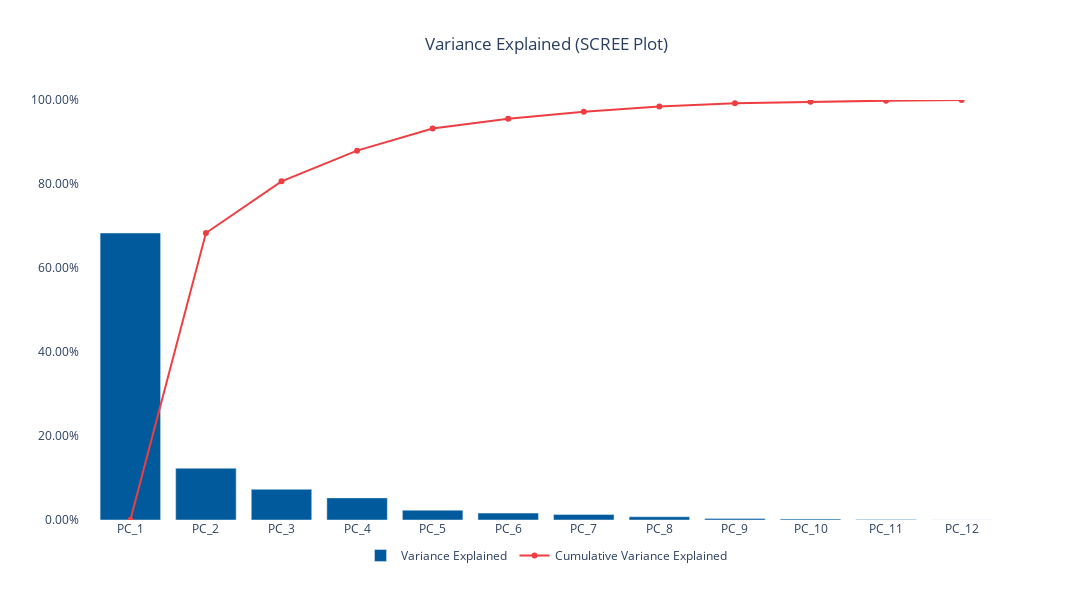
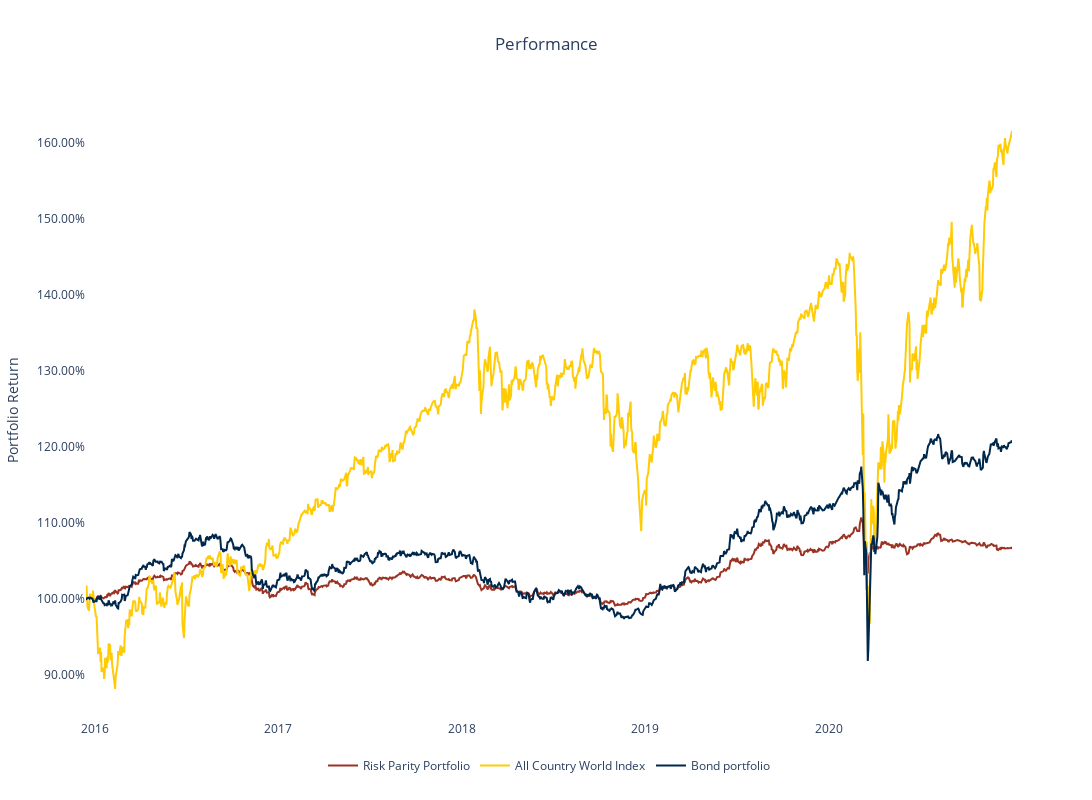
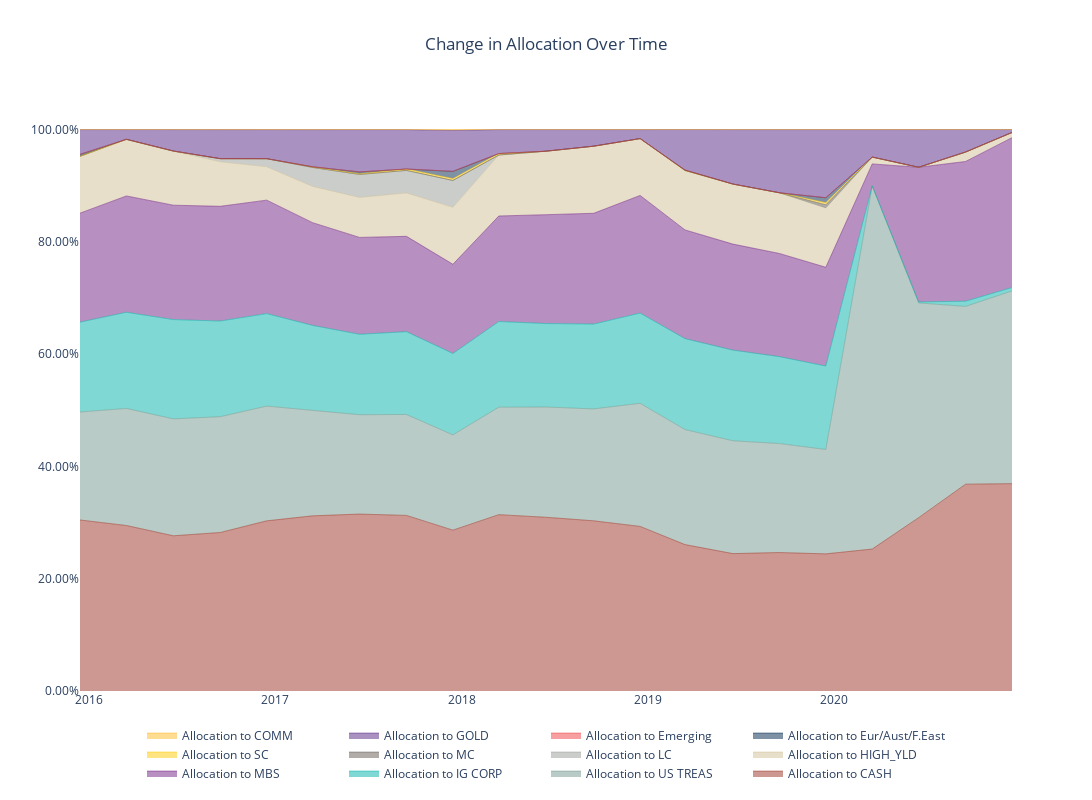

Notebook source saved alongside these figures, in order:
### Code cell
pca, port_df, bets = MADS_MS2_A(dates)

### Figure 1 — Plotly figure (JSON) as saved in the notebook; plotly's stock layout.template omitted (floating-point values rounded to 4 significant figures)
{"data": [{"marker": {"color": "#005A9C"}, "name": "Variance Explained ", "type": "bar", "x": ["PC_1", "PC_2", "PC_3", "PC_4", "PC_5", "PC_6", "PC_7", "PC_8", "PC_9", "PC_10", "PC_11", "PC_12", "PC_13", "PC_14", "PC_15", "PC_16", "PC_17", "PC_18", "PC_19", "PC_20"], "y": [0.6833, 0.1231, 0.073, 0.05265, 0.02328, 0.01638, 0.01294, 0.007727, 0.003706, 0.002388, 0.00135, 0.000158]}, {"marker": {"color": "#EF3E42"}, "mode": "markers+lines", "name": "Cumulative Variance Explained", "type": "scatter", "x": ["PC_1", "PC_2", "PC_3", "PC_4", "PC_5", "PC_6", "PC_7", "PC_8", "PC_9", "PC_10", "PC_11", "PC_12", "PC_13", "PC_14", "PC_15", "PC_16", "PC_17", "PC_18", "PC_19", "PC_20"], "y": [0, 0.6833, 0.8064, 0.8794, 0.9321, 0.9553, 0.9717, 0.9847, 0.9924, 0.9961, 0.9985, 0.9998]}], "layout": {"height": 600, "legend": {"orientation": "h", "x": 0.5, "xanchor": "center", "y": -0.05, "yanchor": "top"}, "paper_bgcolor": "white", "plot_bgcolor": "white", "title": {"text": "Variance Explained (SCREE Plot)", "x": 0.5}, "width": 1200, "xaxis": {"autorange": true, "range": [-0.6605, 11.66], "type": "category"}, "yaxis": {"range": [0, 1], "tickformat": ".2%", "type": "linear"}}}

### Figure 2 — Plotly figure (JSON) as saved in the notebook; plotly's stock layout.template omitted (floating-point values rounded to 4 significant figures; data arrays with more than 128 entries replaced by an {"elided": "..."} marker saying what was removed)
{"data": [{"line": {"color": "#9A3324"}, "name": "Risk Parity Portfolio", "type": "scatter", "x": {"elided": "1271 str values"}, "y": {"elided": "1271 float values"}}, {"line": {"color": "#FFCB05"}, "name": "All Country World Index", "type": "scatter", "x": {"elided": "1271 str values"}, "y": {"elided": "1271 float values"}}, {"line": {"color": "#00274C"}, "name": "Bond portfolio", "type": "scatter", "x": {"elided": "1271 str values"}, "y": {"elided": "1271 float values"}}], "layout": {"height": 800, "legend": {"orientation": "h", "x": 0.5, "xanchor": "center", "y": -0.05, "yanchor": "top"}, "paper_bgcolor": "white", "plot_bgcolor": "white", "title": {"text": "Performance", "x": 0.5}, "width": 1200, "xaxis": {"autorange": true, "range": ["2015-12-15", "2020-12-31"], "type": "date"}, "yaxis": {"autorange": true, "range": [0.8409, 1.656], "tickformat": ".2%", "title": {"text": "Portfolio Return"}, "type": "linear"}}}

### Figure 3 — Plotly figure (JSON) as saved in the notebook; plotly's stock layout.template omitted (floating-point values rounded to 4 significant figures)
{"data": [{"line": {"color": "#9A3324", "width": 0.5}, "name": "Allocation to CASH", "stackgroup": "one", "type": "scatter", "x": ["2015-12-15", "2016-03-15", "2016-06-15", "2016-09-15", "2016-12-15", "2017-03-15", "2017-06-15", "2017-09-15", "2017-12-15", "2018-03-15", "2018-06-15", "2018-09-17", "2018-12-17", "2019-03-15", "2019-06-17", "2019-09-16", "2019-12-16", "2020-03-16", "2020-06-15", "2020-09-15", "2020-12-15"], "y": [0.3046, 0.2948, 0.2765, 0.2823, 0.3031, 0.312, 0.3151, 0.3128, 0.2865, 0.3141, 0.3095, 0.3031, 0.2931, 0.2608, 0.2447, 0.2467, 0.2442, 0.2528, 0.3088, 0.3684, 0.3693]}, {"line": {"color": "#75988d", "width": 0.5}, "name": "Allocation to US TREAS", "stackgroup": "one", "type": "scatter", "x": ["2015-12-15", "2016-03-15", "2016-06-15", "2016-09-15", "2016-12-15", "2017-03-15", "2017-06-15", "2017-09-15", "2017-12-15", "2018-03-15", "2018-06-15", "2018-09-17", "2018-12-17", "2019-03-15", "2019-06-17", "2019-09-16", "2019-12-16", "2020-03-16", "2020-06-15", "2020-09-15", "2020-12-15"], "y": [0.1924, 0.2085, 0.2082, 0.2062, 0.2044, 0.1879, 0.1769, 0.1797, 0.1697, 0.1914, 0.1963, 0.1993, 0.2193, 0.2049, 0.201, 0.1941, 0.1859, 0.6464, 0.3824, 0.3166, 0.3433]}, {"line": {"color": "#00B2A9", "width": 0.5}, "name": "Allocation to IG CORP", "stackgroup": "one", "type": "scatter", "x": ["2015-12-15", "2016-03-15", "2016-06-15", "2016-09-15", "2016-12-15", "2017-03-15", "2017-06-15", "2017-09-15", "2017-12-15", "2018-03-15", "2018-06-15", "2018-09-17", "2018-12-17", "2019-03-15", "2019-06-17", "2019-09-16", "2019-12-16", "2020-03-16", "2020-06-15", "2020-09-15", "2020-12-15"], "y": [0.16, 0.1713, 0.1768, 0.1703, 0.1647, 0.1513, 0.1433, 0.1475, 0.1449, 0.1526, 0.1486, 0.1511, 0.1606, 0.1619, 0.1615, 0.1548, 0.1486, 0.0006318, 0.001771, 0.009266, 0.005932]}, {"line": {"color": "#702082", "width": 0.5}, "name": "Allocation to MBS", "stackgroup": "one", "type": "scatter", "x": ["2015-12-15", "2016-03-15", "2016-06-15", "2016-09-15", "2016-12-15", "2017-03-15", "2017-06-15", "2017-09-15", "2017-12-15", "2018-03-15", "2018-06-15", "2018-09-17", "2018-12-17", "2019-03-15", "2019-06-17", "2019-09-16", "2019-12-16", "2020-03-16", "2020-06-15", "2020-09-15", "2020-12-15"], "y": [0.1941, 0.2072, 0.2038, 0.2044, 0.2021, 0.183, 0.1726, 0.1698, 0.1589, 0.1879, 0.1939, 0.1973, 0.2096, 0.1937, 0.1888, 0.1837, 0.1759, 0.03894, 0.2399, 0.2489, 0.267]}, {"line": {"color": "#CFC096", "width": 0.5}, "name": "Allocation to HIGH_YLD", "stackgroup": "one", "type": "scatter", "x": ["2015-12-15", "2016-03-15", "2016-06-15", "2016-09-15", "2016-12-15", "2017-03-15", "2017-06-15", "2017-09-15", "2017-12-15", "2018-03-15", "2018-06-15", "2018-09-17", "2018-12-17", "2019-03-15", "2019-06-17", "2019-09-16", "2019-12-16", "2020-03-16", "2020-06-15", "2020-09-15", "2020-12-15"], "y": [0.1012, 0.1008, 0.09634, 0.07922, 0.05942, 0.06453, 0.07122, 0.0773, 0.1014, 0.1086, 0.1131, 0.1195, 0.1013, 0.1059, 0.1068, 0.1081, 0.1059, 0.01219, 0, 0.01656, 0.009127]}, {"line": {"color": "#989C97", "width": 0.5}, "name": "Allocation to LC", "stackgroup": "one", "type": "scatter", "x": ["2015-12-15", "2016-03-15", "2016-06-15", "2016-09-15", "2016-12-15", "2017-03-15", "2017-06-15", "2017-09-15", "2017-12-15", "2018-03-15", "2018-06-15", "2018-09-17", "2018-12-17", "2019-03-15", "2019-06-17", "2019-09-16", "2019-12-16", "2020-03-16", "2020-06-15", "2020-09-15", "2020-12-15"], "y": [0, 0, 0, 0.00564, 0.01442, 0.03382, 0.04095, 0.04006, 0.04796, 0, 0, 0, 0, 0, 2.907e-05, 5.4e-07, 0, 0, 0, 3e-07, 8.69e-06]}, {"line": {"color": "#655A52", "width": 0.5}, "name": "Allocation to MC", "stackgroup": "one", "type": "scatter", "x": ["2015-12-15", "2016-03-15", "2016-06-15", "2016-09-15", "2016-12-15", "2017-03-15", "2017-06-15", "2017-09-15", "2017-12-15", "2018-03-15", "2018-06-15", "2018-09-17", "2018-12-17", "2019-03-15", "2019-06-17", "2019-09-16", "2019-12-16", "2020-03-16", "2020-06-15", "2020-09-15", "2020-12-15"], "y": [0, 0, 0, 0, 0, 0, 0, 0.0001224, 0, 0, 0, 0, 0, 0, 2.42e-05, 4.4e-07, 0.005481, 0, 0, 9.541e-05, 1.259e-05]}, {"line": {"color": "#FFCB05", "width": 0.5}, "name": "Allocation to SC", "stackgroup": "one", "type": "scatter", "x": ["2015-12-15", "2016-03-15", "2016-06-15", "2016-09-15", "2016-12-15", "2017-03-15", "2017-06-15", "2017-09-15", "2017-12-15", "2018-03-15", "2018-06-15", "2018-09-17", "2018-12-17", "2019-03-15", "2019-06-17", "2019-09-16", "2019-12-16", "2020-03-16", "2020-06-15", "2020-09-15", "2020-12-15"], "y": [0, 0, 0, 0, 0, 0.001228, 0.0009613, 0.002403, 0.003155, 0.002532, 0, 0, 0, 0, 2.061e-05, 3.3e-07, 0.003658, 0, 0, 0.0002242, 1.18e-05]}, {"line": {"color": "#00274C", "width": 0.5}, "name": "Allocation to Eur/Aust/F.East", "stackgroup": "one", "type": "scatter", "x": ["2015-12-15", "2016-03-15", "2016-06-15", "2016-09-15", "2016-12-15", "2017-03-15", "2017-06-15", "2017-09-15", "2017-12-15", "2018-03-15", "2018-06-15", "2018-09-17", "2018-12-17", "2019-03-15", "2019-06-17", "2019-09-16", "2019-12-16", "2020-03-16", "2020-06-15", "2020-09-15", "2020-12-15"], "y": [0.00349, 0, 0.0001313, 0, 0, 0, 0.003494, 0, 0.013, 0, 0, 0, 0, 0.0007837, 1.425e-05, 5.9e-07, 0.008803, 0, 0, 3.2e-07, 1.069e-05]}, {"line": {"color": "#EF3E42", "width": 0.5}, "name": "Allocation to Emerging", "stackgroup": "one", "type": "scatter", "x": ["2015-12-15", "2016-03-15", "2016-06-15", "2016-09-15", "2016-12-15", "2017-03-15", "2017-06-15", "2017-09-15", "2017-12-15", "2018-03-15", "2018-06-15", "2018-09-17", "2018-12-17", "2019-03-15", "2019-06-17", "2019-09-16", "2019-12-16", "2020-03-16", "2020-06-15", "2020-09-15", "2020-12-15"], "y": [0, 0, 0, 0, 0, 0, 0, 0, 7e-08, 0, 0, 0, 0, 0, 1.242e-05, 4.4e-07, 0, 0, 0, 3.202e-05, 7.41e-06]}, {"line": {"color": "#552583", "width": 0.5}, "name": "Allocation to GOLD", "stackgroup": "one", "type": "scatter", "x": ["2015-12-15", "2016-03-15", "2016-06-15", "2016-09-15", "2016-12-15", "2017-03-15", "2017-06-15", "2017-09-15", "2017-12-15", "2018-03-15", "2018-06-15", "2018-09-17", "2018-12-17", "2019-03-15", "2019-06-17", "2019-09-16", "2019-12-16", "2020-03-16", "2020-06-15", "2020-09-15", "2020-12-15"], "y": [0.04422, 0.01743, 0.03826, 0.05182, 0.05143, 0.06545, 0.07478, 0.07016, 0.07286, 0.04275, 0.03854, 0.0292, 0.01583, 0.07214, 0.09706, 0.1126, 0.1214, 0.04903, 0.0672, 0.03996, 0.005228]}, {"line": {"color": "#FDB927", "width": 0.5}, "name": "Allocation to COMM", "stackgroup": "one", "type": "scatter", "x": ["2015-12-15", "2016-03-15", "2016-06-15", "2016-09-15", "2016-12-15", "2017-03-15", "2017-06-15", "2017-09-15", "2017-12-15", "2018-03-15", "2018-06-15", "2018-09-17", "2018-12-17", "2019-03-15", "2019-06-17", "2019-09-16", "2019-12-16", "2020-03-16", "2020-06-15", "2020-09-15", "2020-12-15"], "y": [3.019e-05, 0, 0, 3.255e-05, 0.0004587, 0.000834, 0.0007029, 0.0001591, 0.00162, 6.742e-05, 4.678e-05, 0.000459, 0.0002882, 0, 3.213e-05, 3.3e-07, 0, 0, 0, 1.292e-05, 3.25e-06]}], "layout": {"height": 800, "legend": {"orientation": "h", "x": 0.5, "xanchor": "center", "y": -0.05, "yanchor": "top"}, "paper_bgcolor": "white", "plot_bgcolor": "white", "title": {"text": "Change in Allocation Over Time", "x": 0.5}, "width": 1200, "xaxis": {"autorange": true, "range": ["2015-12-15", "2020-12-15"], "type": "date"}, "yaxis": {"autorange": true, "range": [0, 1.053], "tickformat": ".2%", "type": "linear"}}}
